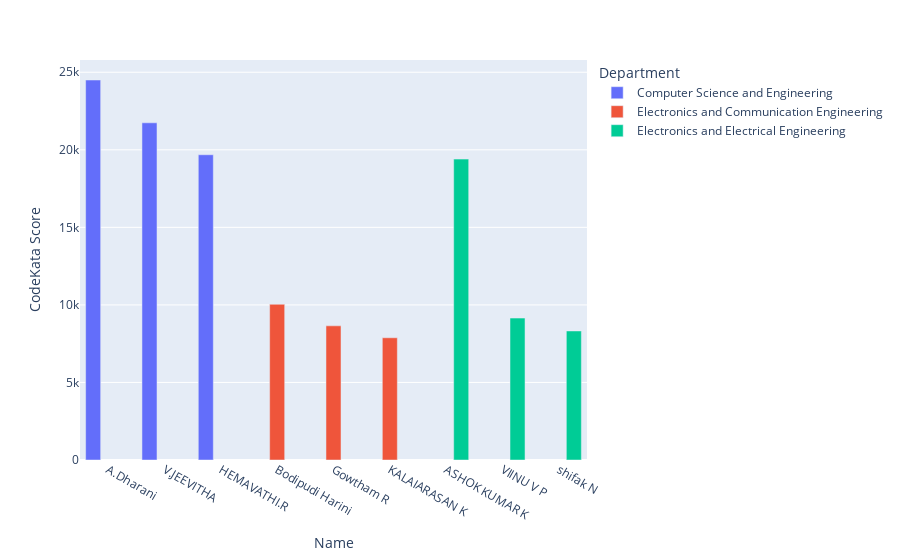

Notebook cell for this chart:
### Code cell
fig = px.bar(topper_df,x='Name',y='CodeKata Score',color='Department',barmode='group',)
fig.show()

### Figure 1 — Plotly figure (JSON) as saved in the notebook; plotly's stock layout.template omitted (floating-point values rounded to 4 significant figures)
{"data": [{"alignmentgroup": "True", "hovertemplate": "Department=Computer Science and Engineering<br>Name=%{x}<br>CodeKata Score=%{y}<extra></extra>", "legendgroup": "Computer Science and Engineering", "marker": {"color": "#636efa", "pattern": {"shape": ""}}, "name": "Computer Science and Engineering", "offsetgroup": "Computer Science and Engineering", "orientation": "v", "showlegend": true, "textposition": "auto", "type": "bar", "x": ["A.Dharani", "V.JEEVITHA ", "HEMAVATHI.R"], "xaxis": "x", "y": [24500, 21740, 19680], "yaxis": "y"}, {"alignmentgroup": "True", "hovertemplate": "Department=Electronics and Communication Engineering<br>Name=%{x}<br>CodeKata Score=%{y}<extra></extra>", "legendgroup": "Electronics and Communication Engineering", "marker": {"color": "#EF553B", "pattern": {"shape": ""}}, "name": "Electronics and Communication Engineering", "offsetgroup": "Electronics and Communication Engineering", "orientation": "v", "showlegend": true, "textposition": "auto", "type": "bar", "x": ["Bodipudi Harini", "Gowtham R", "KALAIARASAN K"], "xaxis": "x", "y": [10040, 8650, 7880], "yaxis": "y"}, {"alignmentgroup": "True", "hovertemplate": "Department=Electronics and Electrical Engineering<br>Name=%{x}<br>CodeKata Score=%{y}<extra></extra>", "legendgroup": "Electronics and Electrical Engineering", "marker": {"color": "#00cc96", "pattern": {"shape": ""}}, "name": "Electronics and Electrical Engineering", "offsetgroup": "Electronics and Electrical Engineering", "orientation": "v", "showlegend": true, "textposition": "auto", "type": "bar", "x": ["ASHOK KUMAR K", "VIINU V P", "shifak N"], "xaxis": "x", "y": [19400, 9150, 8320], "yaxis": "y"}], "layout": {"barmode": "group", "legend": {"title": {"text": "Department"}, "tracegroupgap": 0}, "margin": {"t": 60}, "xaxis": {"anchor": "y", "domain": [0, 1], "title": {"text": "Name"}}, "yaxis": {"anchor": "x", "domain": [0, 1], "title": {"text": "CodeKata Score"}}}}
